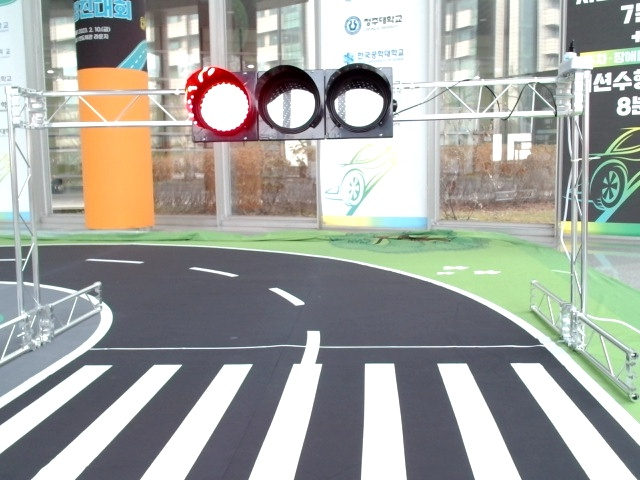
#> input picture test_images/02_15-00-50.jpg, 640 x 480 px, given in place of the camera
$ python traffic_light_test.py
#> lines starting #> are read from the running program, lines starting #| are printed output that depends on the picture; after the words box and inside, x2 and y2 are one past the last pixel; in counts of white or black regions, pixels touching at a corner belong together
### Vision/cam_util_func.py
# CODE FROM SKKU
import sys
import cv2
import numpy as np
import matplotlib.pyplot as plt
import datetime
np.set_printoptions(threshold=sys.maxsize, linewidth=150)

NULL = 0
VARIANCE = 30
SATURATION = 150
FORWARD_THRESHOLD = 0.3
RED, GREEN, BLUE, YELLOW = (0, 1, 2, 3)
FORWARD, LEFT, RIGHT = (0, 1, 2)
COLOR = ("RED", "GREEN", "BLUE", "YELLOW")
DIRECTION = ("FORWARD", "LEFT", "RIGHT")
HUE_THRESHOLD = ([4, 176], [40, 80], [110, 130], [20, 40])


class libCAMERA(object):
    def __init__(self):
        self.capnum = 0
        self.row, self.col, self.dim = (0, 0, 0)

    def loop_break(self):
        if cv2.waitKey(10) & 0xFF == ord('q'):
            print("Camera Reading is ended.")
            return True
        else:
            return False

    # [5 lines left out: function capture, not called in this run]

    def file_read(self, img_path):
        return np.array(cv2.imread(img_path))

    def rgb_conversion(self, img):
        return cv2.cvtColor(img.copy(), cv2.COLOR_BGR2RGB)

    def hsv_conversion(self, img):
        return cv2.cvtColor(img.copy(), cv2.COLOR_BGR2HSV)

    def gray_conversion(self, img):
        return cv2.cvtColor(img.copy(), cv2.COLOR_BGR2GRAY)

    # [53 lines left out: functions color_extract, extract_rgb, initial_setting, not called in this run]

    def initial_setting_480(self, cam0port=0, cam1port=1, capnum=1):
        # OpenCV Initial Setting
        print("OpenCV Version:", cv2.__version__)
        channel0 = None
        channel1 = None
        self.capnum = capnum

        if capnum == 1:
            channel0 = cv2.VideoCapture(cam0port)
            channel0.set(cv2.CAP_PROP_FRAME_WIDTH, 640)
            channel0.set(cv2.CAP_PROP_FRAME_HEIGHT, 480)
            if channel0.isOpened():
                print("Camera Channel0 is enabled!")
        elif capnum == 2:
            channel0 = cv2.VideoCapture(cam0port)
            channel0.set(cv2.CAP_PROP_FRAME_WIDTH, 640)
            channel0.set(cv2.CAP_PROP_FRAME_HEIGHT, 480)
            if channel0.isOpened():
                print("Camera Channel0 is enabled!")

            channel1 = cv2.VideoCapture(cam1port)
            channel1.set(cv2.CAP_PROP_FRAME_WIDTH, 640)
            channel1.set(cv2.CAP_PROP_FRAME_HEIGHT, 480)
            if channel1.isOpened():
                print("Camera Channel1 is enabled!")

        return channel0, channel1

    # [27 lines left out: function initial_setting_1080, not called in this run]

    def camera_read(self, cap1, cap2=None):
        result, capset = [], [cap1, cap2]

        for idx in range(0, self.capnum):
            ret, frame = capset[idx].read()
            result.extend([ret, frame])
        return result

    def image_show(self, frame0, frame1=None):
        if frame1 is None:
            cv2.imshow('frame0', frame0)
        else:
            cv2.imshow('frame0', frame0)
            cv2.imshow('frame1', frame1)

    # [20 lines left out: function color_filtering, not called in this run]

    def gaussian_blurring(self, img, kernel_size=(None, None)):
        return cv2.GaussianBlur(img.copy(), kernel_size, 0)

    def canny_edge(self, img, lth, hth):
        return cv2.Canny(img.copy(), lth, hth)

    def histogram_equalization(self, gray):
        return cv2.equalizeHist(gray)

    # [122 lines left out: functions hough_transform, morphology, point_analyze, object_detection, edge_detection, not called in this run]

### Vision/traffic_light_detection.py
import cv2
import numpy as np

H_SAT = 255
L_SAT = 20 #150
RED, GREEN, BLUE, YELLOW = (0, 1, 2, 3)
COLOR = ("RED", "GREEN", "BLUE", "YELLOW")
HUE_THRESHOLD = ([4, 176], [40, 90], [110, 130], [15, 40])

class libTRAFFIC(object):
    def __init__(self):
        self.height, self.width, self.dim = (0, 0, 0)
    # [7 lines left out: function region_of_interest, not called in this run]
    def gaussian_blurring(self, image, kernel_size=(None, None)):
        return cv2.GaussianBlur(image.copy(), kernel_size, 0)
    # [20 lines left out: functions hough_transform, preprocess, not called in this run]
    def color_detection(self, image):
        # pre = self.preprocess(image)
        pre = self.gaussian_blurring(image, (27, 27))
        hsv = cv2.cvtColor(pre, cv2.COLOR_BGR2HSV)
        green_mask = cv2.inRange(hsv, np.array([60, 20, 50]), np.array([90, 255, 255]))
        green = cv2.bitwise_and(pre, pre, mask=green_mask)
        red_mask = cv2.inRange(hsv, np.array([0, 50, 50]), np.array([10, 255, 255]))
        red = cv2.bitwise_and(pre, pre, mask=red_mask)

        if np.count_nonzero(green_mask) > np.count_nonzero(red_mask):
            return 'go'
            cv2.imshow('g', green_mask)
            green_circles = self.hough_transform(green_mask, mode='circle')
            if green_circles is not None:
                return 'go'
                for circle in green_circles[0]:
                    center, count = (int(circle[0]), int(circle[1])), 0
                    result = cv2.circle(image.copy(), center, int(circle[2]), (0, 0, 255), 2)
                    # cv2.imshow('r', result)
                    return 'go'
            else:
                return 'nothing'
        elif np.count_nonzero(red_mask) > np.count_nonzero(green_mask):
            cv2.imshow('r', red_mask)
            red_circles = self.hough_transform(red_mask, mode='circle')
            if red_circles is not None:
                return 'stop'
                for circle in red_circles[0]:
                    center, count = (int(circle[0]), int(circle[1])), 0
                    result = cv2.circle(image.copy(), center, int(circle[2]), (0, 0, 255), 2)
                    # cv2.imshow('r', result)
                    return 'stop'
            else:
                return 'nothing'

### traffic_light_test.py
import Vision.traffic_light_detection as tf_util
import Vision.cam_util_func as cam_util
import Vision.lane_detection as lane_util
import cv2
'''
# 1
# image
lane = lane_util.libLANE()
tf = tf_util.libTRAFFIC()
image = cv2.imread('./record/02_17-31-45.jpg')
color = tf.color_detection(image) #16
print(color)
cv2.waitKey(0)

'''
# 2
# webcam
tf = tf_util.libTRAFFIC()
cam = cam_util.libCAMERA()
ch0, ch1 = cam.initial_setting_480(cam0port=1, cam1port=0, capnum=2) ### For MAC OS
# ch0, ch1 = cam.initial_setting_window(cam0port=0, cam1port=1, capnum=1) ### For WINDOW OS

while True:
    _, frame0, _, frame1 = cam.camera_read(ch0, ch1)
    cam.image_show(frame0)
    color = tf.color_detection(frame0)
    print(color)
    if cam.loop_break():
        break
    if cam.capture(frame1):
        continue
#> this loop made 1 pass; (key q is pressed on pass 1)
#> color on pass 1: 'go'
#> (printed output is left out)
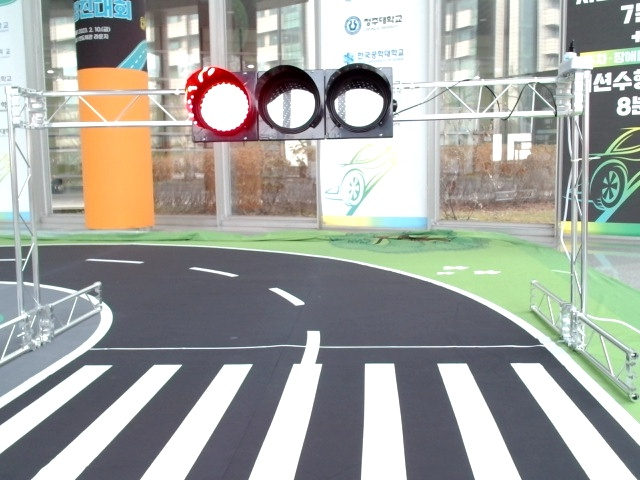
#> input picture test_images/02_15-00-50.jpg, 640 x 480 px, given in place of the camera
#> pass 1, in color_detection, `pre = self.gaussian_blurring(image, (27, 27))`:
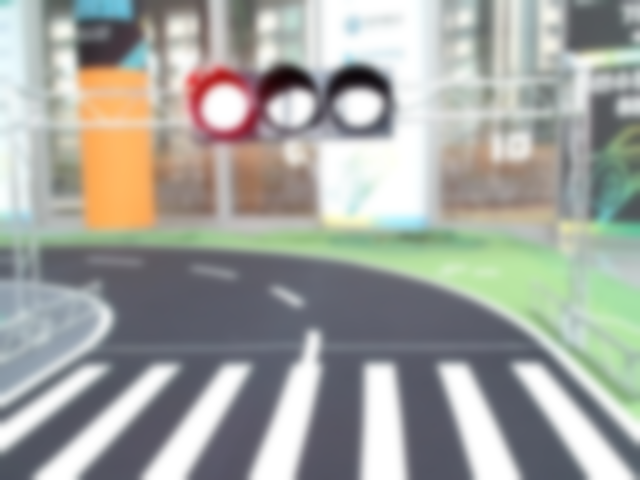
#> pre: shape (480, 640, 3); mean B, G, R 159.6, 164.9, 163
#> pass 1, in color_detection, `green_mask = cv2.inRange(hsv, np.array([60, 20, 50]), np.array([90, 25..`:
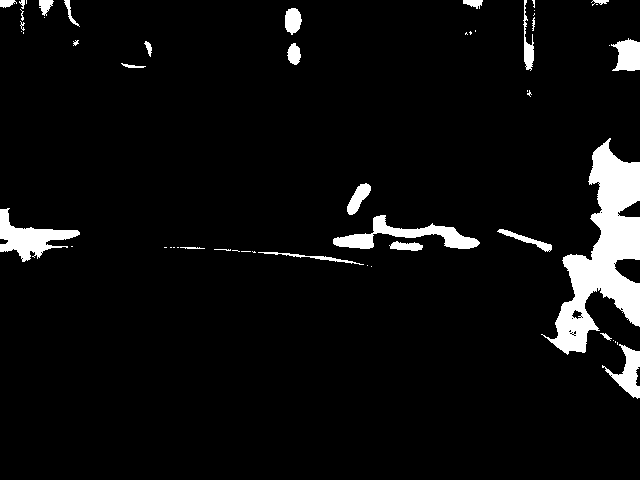
#> green_mask: shape (480, 640); 5.5% white; 54 white regions (27 under 20 px), largest, box (x1, y1, x2, y2) and area: (541, 138, 640, 355) 8821, (333, 215, 480, 249) 1737, (0, 208, 80, 262) 1716
#> pass 1, in color_detection, `green = cv2.bitwise_and(pre, pre, mask=green_mask)`:
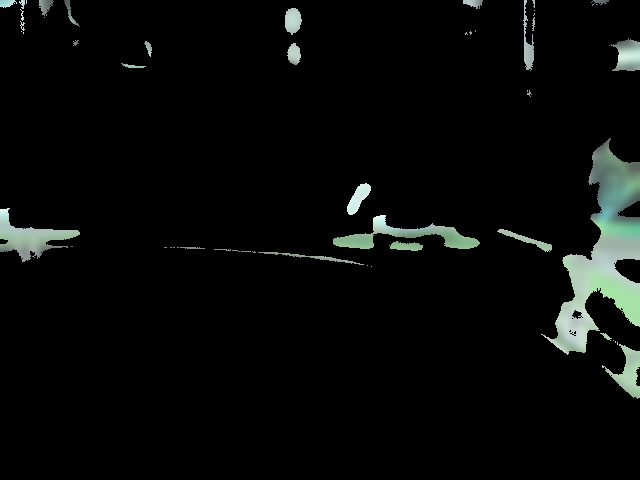
#> green: shape (480, 640, 3); mean B, G, R 9, 10.1, 8.4
#> frame0 is the input picture: shape (480, 640, 3); mean B, G, R 159.6, 164.9, 163

# Release
cv2.destroyAllWindows()

$ run again, on test_images/02_15-00-57.jpg
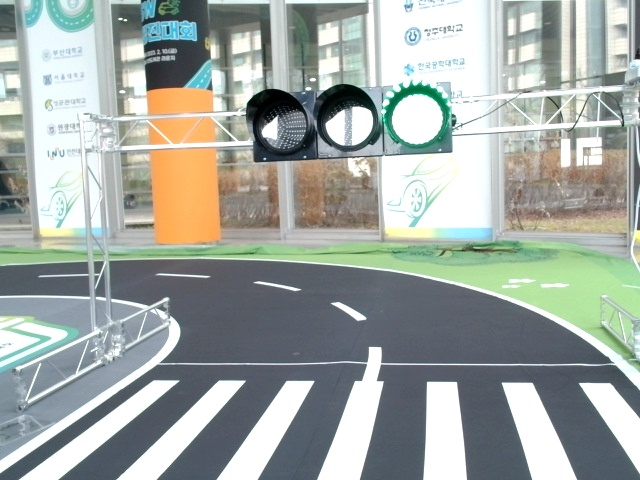
#> input picture test_images/02_15-00-57.jpg, 640 x 480 px, given in place of the camera
#> the loop `while True:` made 1 pass; (key q is pressed on pass 1)
#> color on pass 1: 'go'
#> (printed output is left out)
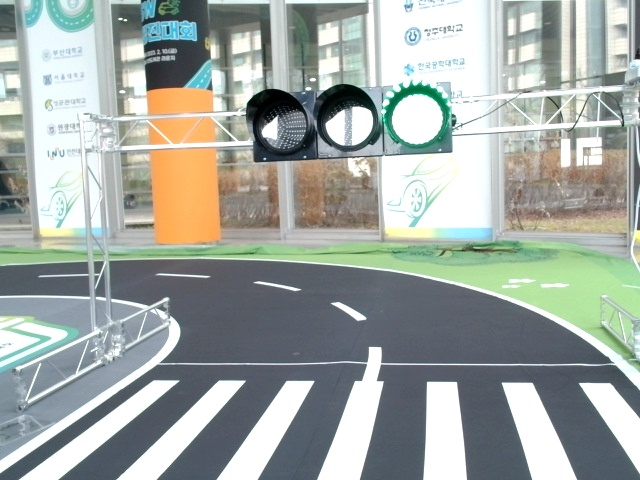
#> input picture test_images/02_15-00-57.jpg, 640 x 480 px, given in place of the camera
#> pass 1, in color_detection, `green_mask = cv2.inRange(hsv, np.array([60, 20, 50]), np.array([90, 25..`:
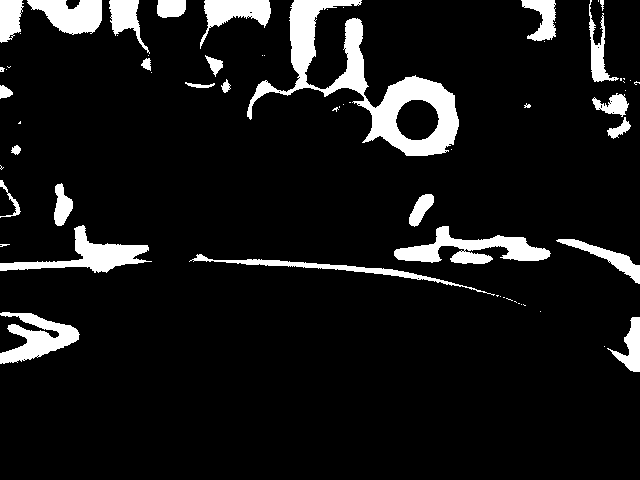
#> green_mask: shape (480, 640); 9% white; 65 white regions (38 under 20 px), largest, box (x1, y1, x2, y2) and area: (247, 0, 459, 156) 8284, (394, 226, 551, 264) 2636, (0, 225, 152, 273) 2267
#> pass 1, in color_detection, `green = cv2.bitwise_and(pre, pre, mask=green_mask)`:
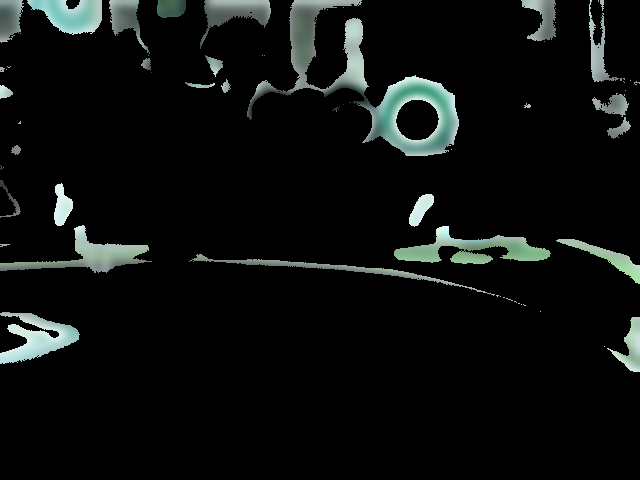
#> green: shape (480, 640, 3); mean B, G, R 14.3, 15.4, 12.8
#> frame0 is the input picture: shape (480, 640, 3); mean B, G, R 162.6, 167.8, 160.5

$ run again, on test_images/02_15-01-07.jpg
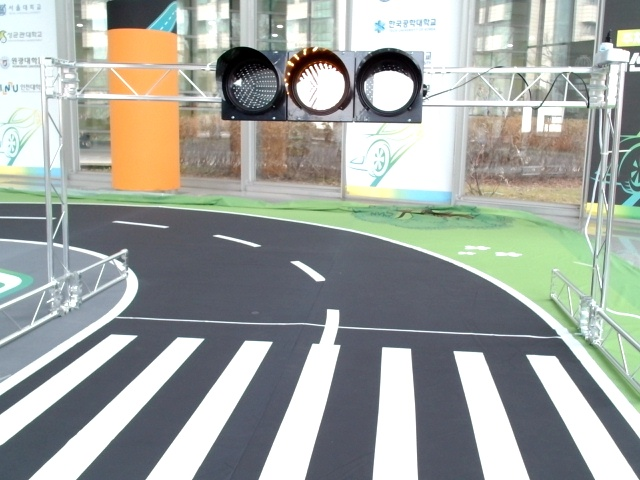
#> input picture test_images/02_15-01-07.jpg, 640 x 480 px, given in place of the camera
#> the loop `while True:` made 1 pass; (key q is pressed on pass 1)
#> color on pass 1: 'go'
#> (printed output is left out)
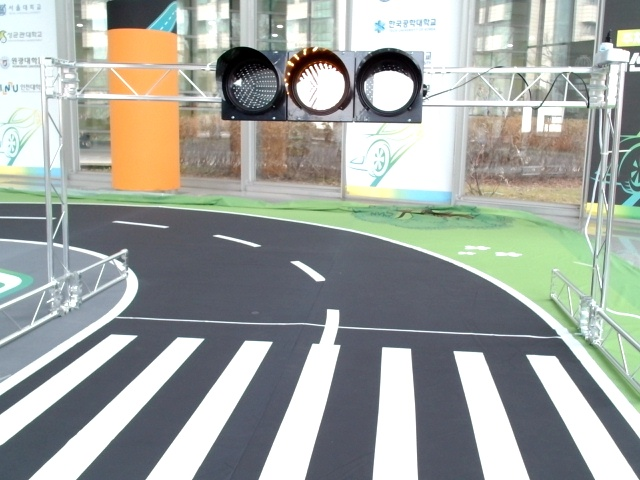
#> input picture test_images/02_15-01-07.jpg, 640 x 480 px, given in place of the camera
#> pass 1, in color_detection, `green_mask = cv2.inRange(hsv, np.array([60, 20, 50]), np.array([90, 25..`:
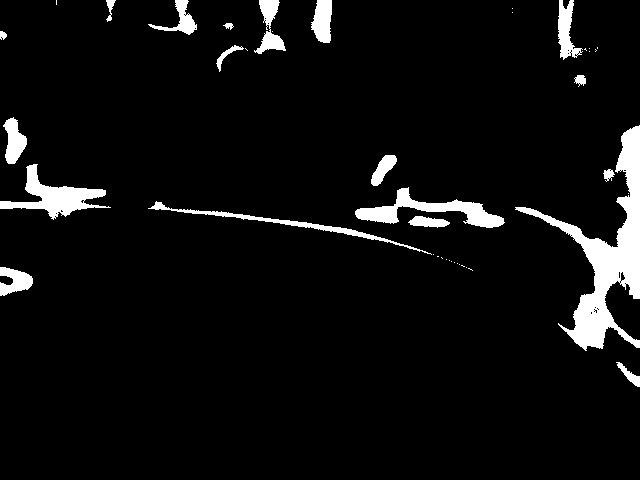
#> green_mask: shape (480, 640); 5.7% white; 42 white regions (23 under 20 px), largest, box (x1, y1, x2, y2) and area: (515, 125, 640, 351) 6954, (0, 164, 111, 220) 2047, (355, 187, 505, 228) 1992
#> pass 1, in color_detection, `green = cv2.bitwise_and(pre, pre, mask=green_mask)`:
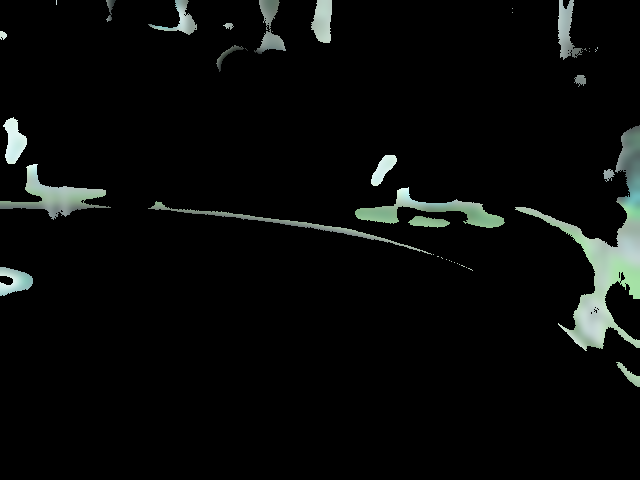
#> green: shape (480, 640, 3); mean B, G, R 9.6, 10.6, 9
#> frame0 is the input picture: shape (480, 640, 3); mean B, G, R 159.6, 164.9, 160.1
